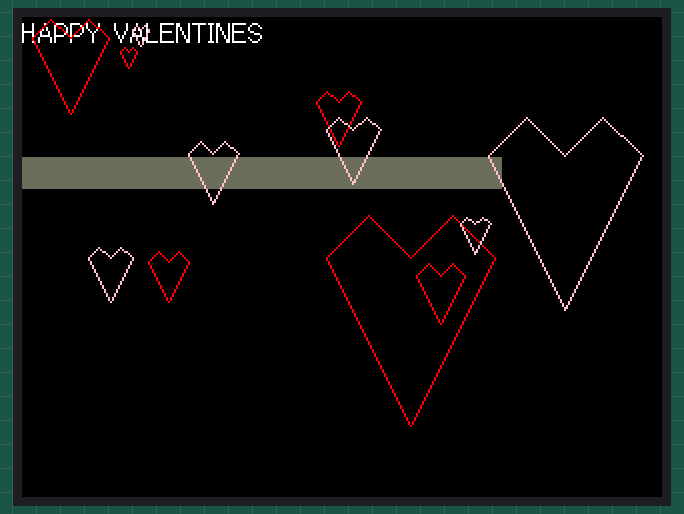
The sketch below on a simulated ESP32. On the bench: 320×240 colour display. Random numbers use the default seed unless the sketch sets one.

Above: at 0.3 s.
At 5.1 s:
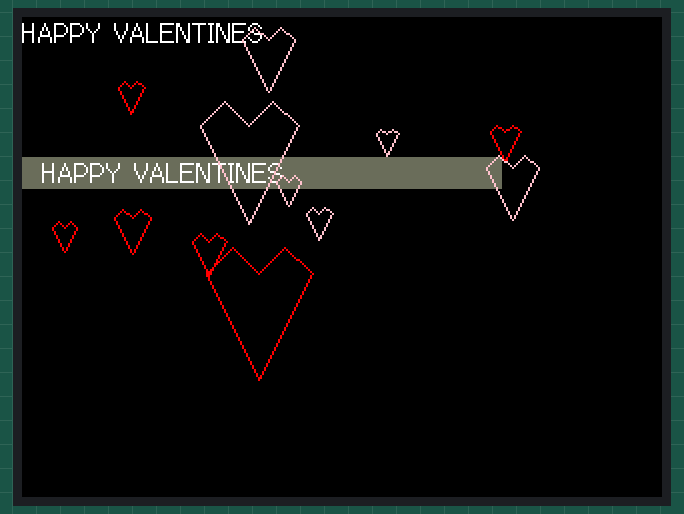
At 9.9 s:
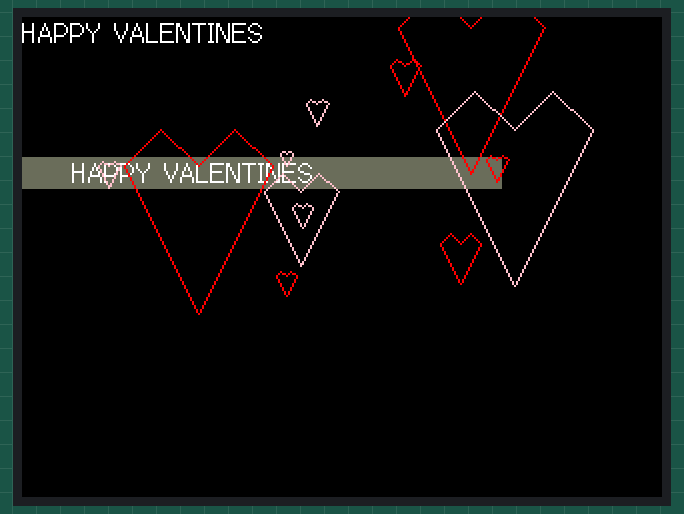
At 19.4 s:
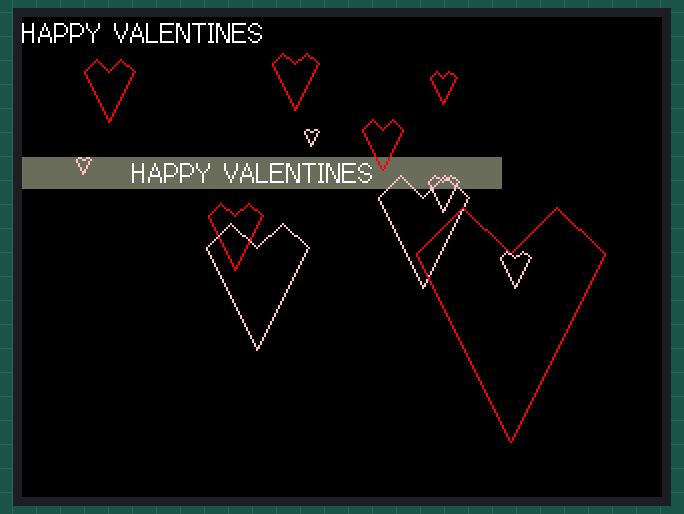
At 29.0 s:
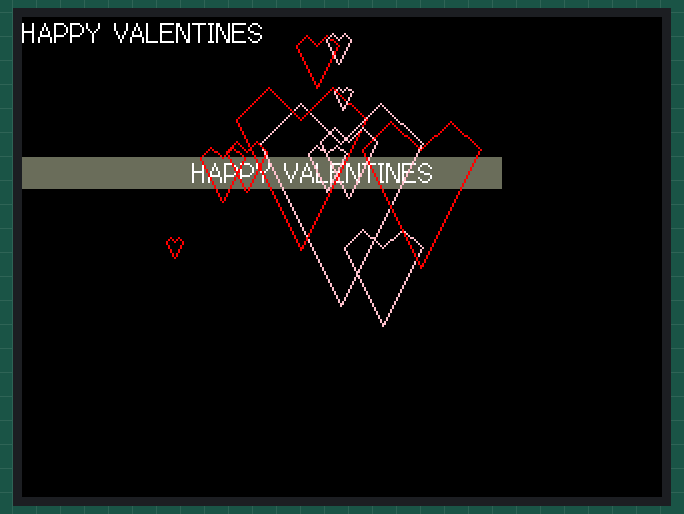
At 38.5 s:
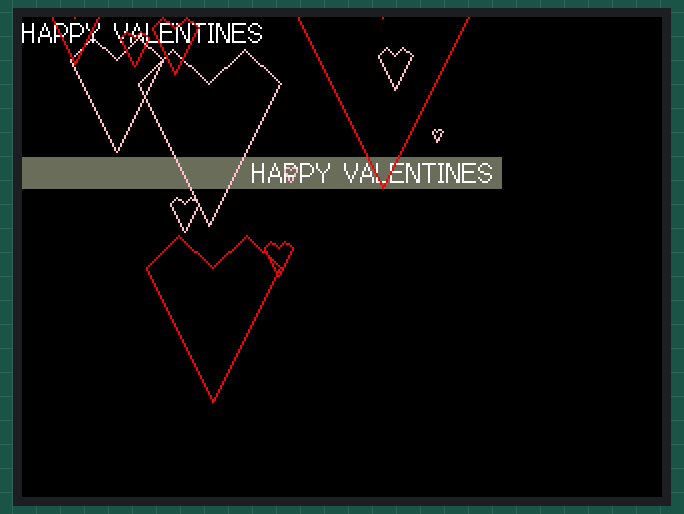

Measured:
- what the display in image 0 shows lasts 1.0 s, from 0.2 s to 1.2 s

The sketch:

CES_hw1.ino
```cpp
#include <TFT_eSPI.h>

TFT_eSPI tft = TFT_eSPI(); // Initialize TFT library
TFT_eSprite stext2 = TFT_eSprite(&tft); // Sprite object stext1
int tcount = 0;


void setup() {
  tft.init();
  tft.setRotation(1); // Landscape orientation

  pinMode(TFT_BL, OUTPUT);
  ledcSetup(0, 5000, 8); // 0-15, 5000, 8
  ledcAttachPin(TFT_BL, 0); // TFT_BL, 0 - 15
  ledcWrite(0, 100); // 0-15, 0-255 (with 8 bit resolution); 0=totally dark;255=totally shiny

  tft.fillScreen(TFT_BLACK); // Fill screen with black color
  // Create a sprite for Hello World
  stext2.setColorDepth(8);
  stext2.createSprite(240, 16);
  stext2.fillSprite(TFT_DARKGREY);
  stext2.setScrollRect(0, 0, 240, 16, TFT_DARKGREY); // Scroll the "Hello" in the first 40 pixels
  stext2.setTextColor(TFT_WHITE); // White text, no background
}

void loop() {
  // drawHeartOutline(50, 50, 50, TFT_RED); // Draw heart outline at (50, 50)
  // drawHeart(80, 80, 100, TFT_GREEN);
  tft.drawString("HAPPY VALENTINES", 0, 0, 2);
  stext2.pushSprite(0, 70);
  stext2.scroll(5);
  tcount--;
  if (tcount <=0)
  { // If we have scrolled 40 pixels the redraw text
    tcount = 40;
    stext2.drawString("HAPPY VALENTINES", 0, 0, 2); // draw at 6,0 in sprite, font 2
  }
  drawHeart(int(random(0, 240)), int(random(0, 130)), int(random(1, 100)), TFT_PINK);
  drawHeart(int(random(0, 240)), int(random(0, 130)), int(random(1, 100)), TFT_RED);
  drawHeart(int(random(0, 240)), int(random(0, 130)), int(random(1, 100)), TFT_PINK);
  drawHeart(int(random(0, 240)), int(random(0, 130)), int(random(1, 100)), TFT_RED);

  drawHeart(int(random(0, 240)), int(random(0, 130)), int(random(5, 30)), TFT_RED);
  drawHeart(int(random(0, 240)), int(random(0, 130)), int(random(5, 30)), TFT_RED);
  drawHeart(int(random(0, 240)), int(random(0, 130)), int(random(5, 30)), TFT_RED);
  drawHeart(int(random(0, 240)), int(random(0, 130)), int(random(5, 30)), TFT_RED);

  drawHeart(int(random(0, 240)), int(random(0, 130)), int(random(5, 30)), TFT_PINK);
  drawHeart(int(random(0, 240)), int(random(0, 130)), int(random(5, 30)), TFT_PINK);
  drawHeart(int(random(0, 240)), int(random(0, 130)), int(random(5, 30)), TFT_PINK);
  drawHeart(int(random(0, 240)), int(random(0, 130)), int(random(5, 30)), TFT_PINK);

  delay(1000); // Wait for 1 second
  tft.fillScreen(TFT_BLACK); // Clear the screen
  delay(500); // Wait for 0.5 second
}

void drawHeart(int x, int y, int size, uint32_t color){
  tft.drawLine(x, y, x+size/4, y-size/4, color);
  tft.drawLine(x+size/4, y-size/4, x+size/2, y, color);

  tft.drawLine(x+size/2, y, x+(3*size/4), y-size/4, color);
  tft.drawLine(x+(3*size/4), y-size/4, x+size, y, color);

  tft.drawLine(x, y, x+size/2, y+size, color);
  tft.drawLine(x+size, y, x+size/2, y+size, color);


}
```
